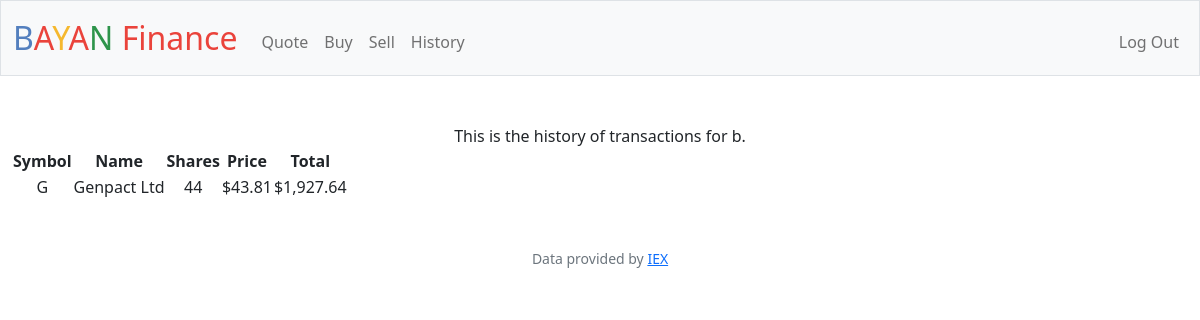
Screenshot of /history (signed in) with the database file from the repository.
### tables this page shows
CREATE TABLE stocks ('id' INTEGER PRIMARY KEY AUTOINCREMENT NOT NULL, 'username' TEXT NOT NULL, 'symbol' TEXT NOT NULL, 'name' TEXT NOT NULL, 'shares' INTEGER NOT NULL, 'price' NUMERIC NOT NULL, 'total' NUMERIC NOT NULL, 'date' DATETIME NOT NULL);

### app.py (the view)
@app.route("/history")
@login_required
def history():
    username = session["username"]
    history_rows = db.execute("SELECT * FROM stocks WHERE username = ?", username)
    return render_template("history.html", rows=history_rows, usd=usd)

### app.py (called while the page is built)
@app.after_request
def after_request(response):
    response.headers["Cache-Control"] = "no-cache, no-store, must-revalidate"
    response.headers["Expires"] = 0
    response.headers["Pragma"] = "no-cache"
    return response

### helpers.py (called while the page is built)
def login_required(f):
    @wraps(f)
    def decorated_function(*args, **kwargs):
        if session.get("user_id") is None:
            return redirect("/login")
        return f(*args, **kwargs)
    return decorated_function

def usd(value):
    return f"${value:,.2f}"

### templates/history.html (shortened to what this page needs)
{% extends "layout.html" %}
{% block main %}
    This is the history of transactions for {{session["username"]}}.
    <div class="section">
        <table>
            <thead>
                <tr>
                    <th>Symbol</th>
                    <th>Name</th>
                    <th>Shares</th>
                    <th>Price</th>
                    <th>Total</th>
                </tr>
            </thead>
            <tbody>
                {% for row in rows %}
                    <tr>
                        <td>{{row.symbol }}</td>
                        <td>{{row.name }}</td>
                        <td>{{row.shares }}</td>
                        <td>{{row.price | usd }}</td>
                        <td>{{(row.price * row.shares) | usd}}</td>
                    </tr>
                {% endfor %}
            </tbody>
        </table>
    </div>
{% endblock %}

### rows the page displays
stocks: symbol "G", name "Genpact Ltd", shares "44", price "$43.81", (row.price*row.shares)|usd "$1,927.64"

### other values shown
{{ session["username"] }} "b"
